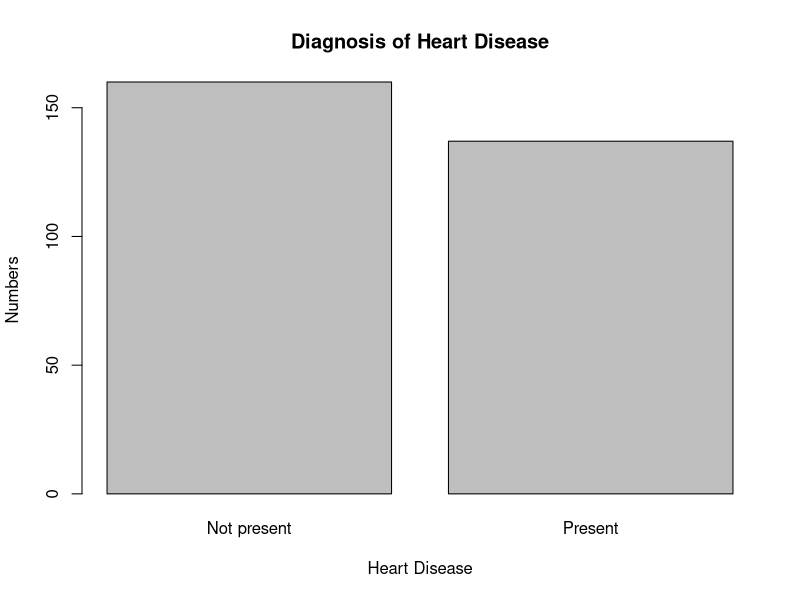
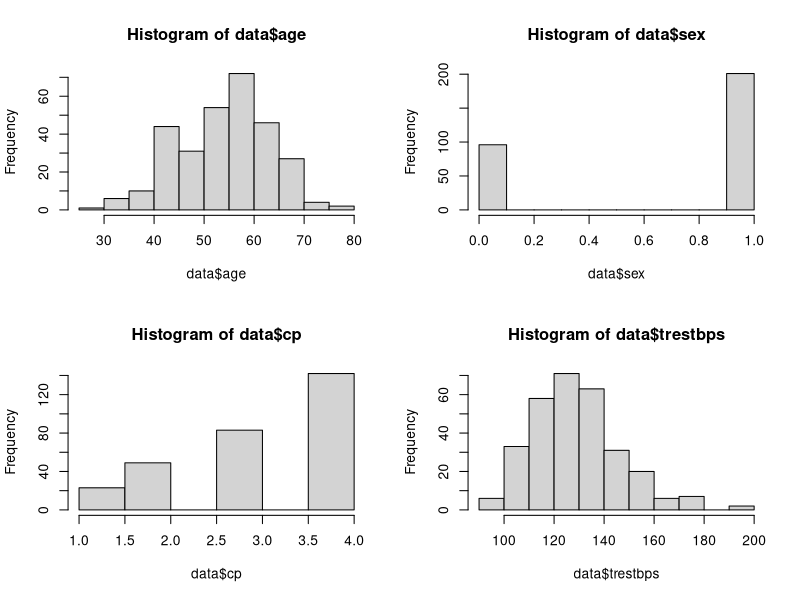
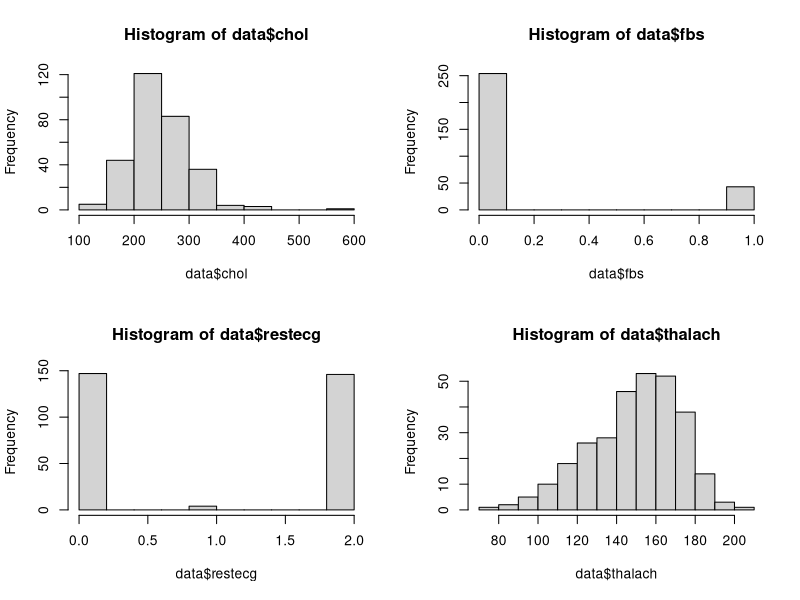
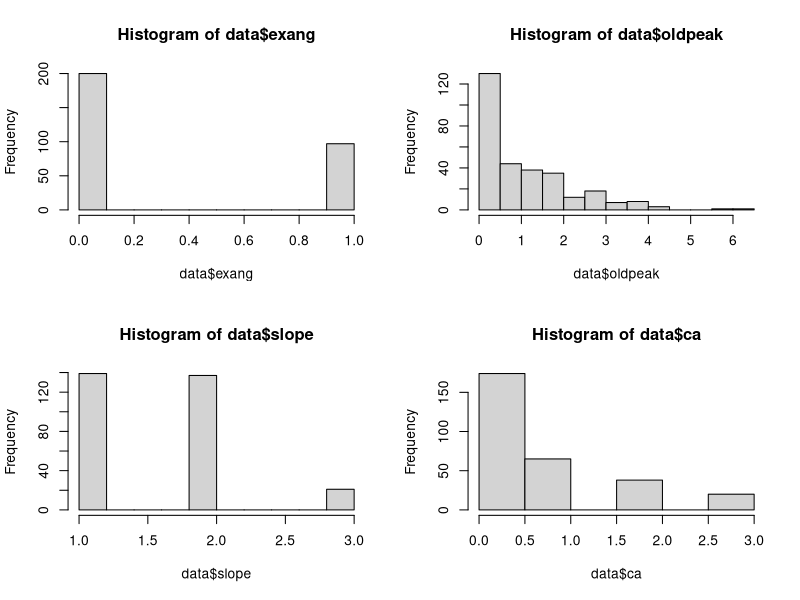
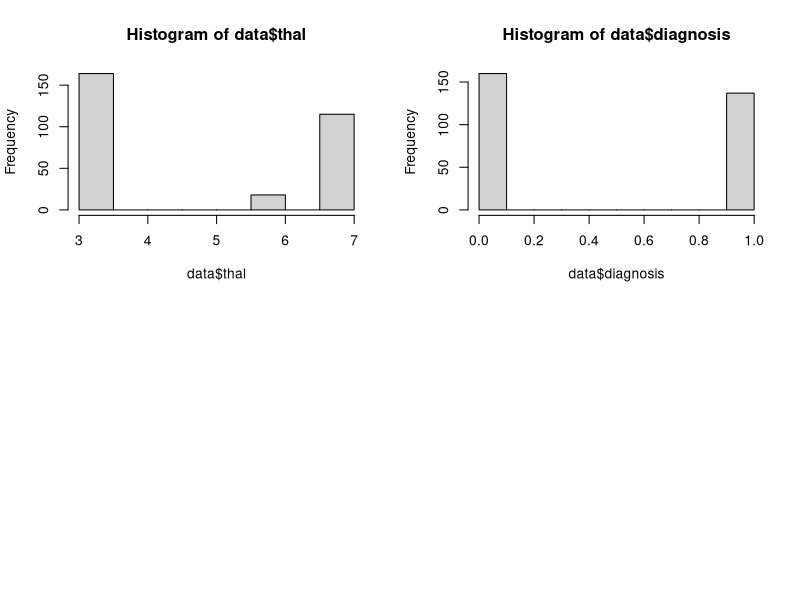
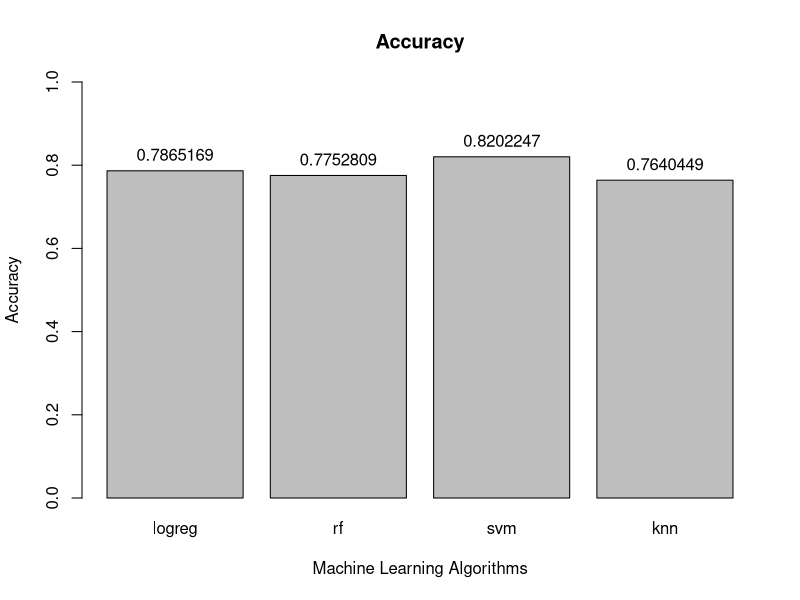

Generate these figures, in order, with R:
################################################################################
## COMPARISON STUDY OF MACHINE LEARNING: ANALYSIS OF HEART DISEASE PREDICTION ##
################################################################################

# Load libraries
library(caret)
library(pROC)
library(randomForest)
library(e1071)
library(Metrics)

# Load the dataset
data <- read.csv("processed.cleveland.data.csv", header = FALSE)

# Attach data
attach(data)

# Name the columns
names(data) <-  c("age","sex","cp","trestbps","chol","fbs","restecg","thalach","exang","oldpeak","slope","ca","thal","diagnosis")

# The number of healthy people and sick people in the dataset
sum(data$diagnosis == 0)
sum(data$diagnosis >= 1)

# View the dataset
View(data)

# Show rows and columns in the data
dim(data)

# Calculate the value of missing values in the dataset
sum(is.na(data))

# Ignore NA
data <- na.omit(data)
sum(is.na(data))

# Barplot of diagnosis of heart disease
par(mfrow=c(1,1))
data$diagnosis[data$diagnosis  > 0] <- 1
barplot(table(data$diagnosis), names = c("Not present", "Present"),main = "Diagnosis of Heart Disease", xlab = "Heart Disease", ylab = "Numbers")

# Histogram of Raw data for each variables
par(mfrow=c(2,2))
hist(data$age)
hist(data$sex)
hist(data$cp)
hist(data$trestbps)
hist(data$chol)
hist(data$fbs)
hist(data$restecg)
hist(data$thalach)
hist(data$exang)
hist(data$oldpeak)
hist(data$slope)
hist(data$ca)
hist(data$thal)
hist(data$diagnosis)

# Preprocess data
data$diagnosis <- as.character(data$diagnosis)
data$diagnosis[which(data$diagnosis == "0")] <- "healthy"
data$diagnosis[which(data$diagnosis == "1")] <- "sick"

# Training and Testing data for Validation
set.seed(10)
inTrainRows <- createDataPartition(as.factor(data$diagnosis), p = 0.7, list = FALSE)
trainData <- data[inTrainRows,]
testData <-  data[-inTrainRows,]
nrow(trainData)/(nrow(testData) + nrow(trainData)) # Checking whether really 70%
fitControl <- trainControl(method = "repeatedcv", number = 10,  repeats = 3, classProbs = TRUE, summaryFunction = twoClassSummary)
metric <- "Accuracy"

# View training data and testing data rows and columns
dim(trainData);dim(testData);

# Accuracy
Accuracy = list()

# Logistic regression
set.seed(10)
logRegModel <- train(as.factor(diagnosis) ~., data = trainData, method = 'glm', family = 'binomial', trControl = fitControl, preProcess = c("center","scale"), tuneLength = 10, metric = metric)
logRegPrediction <- predict(logRegModel, testData)
logRegConfMat <- confusionMatrix(logRegPrediction, factor(testData$diagnosis))
Accuracy$logReg <- logRegConfMat$overall['Accuracy']                                 

# Random Forest
set.seed(10)
RFModel <- randomForest(as.factor(diagnosis) ~., data = trainData, importance = TRUE, ntree = 2000, trControl = fitControl, preProcess = c("center","scale"), tuneLength = 10, metric = metric)
RFPrediction <- predict(RFModel, testData)
RFConfMat <- confusionMatrix(RFPrediction, factor(testData$diagnosis))
Accuracy$RF <- RFConfMat$overall['Accuracy']

# Support Vector Machine
set.seed(10)
svmModel <- svm(as.factor(diagnosis) ~., data = trainData, method = "svmRadial", trControl  =  fitControl, preProcess = c("center","scale"), tuneLength = 10, metric = metric)
svmPrediction <- predict(svmModel, testData)
svmConfMat <- confusionMatrix(svmPrediction, as.factor(testData$diagnosis))
Accuracy$svm <- svmConfMat$overall['Accuracy']

# K-Nearest Neighbors
set.seed(10)
knnModel <- train(as.factor(diagnosis) ~., data = trainData, method = "knn", trControl = fitControl, preProcess = c("center","scale"), tuneLength = 10, metric = metric)
knnPrediction <- predict(knnModel, testData)
knnConfMat <- confusionMatrix(knnPrediction, as.factor(testData$diagnosis))
Accuracy$knn <- knnConfMat$overall['Accuracy']

# Accuracy Table
row.names <- names(Accuracy)
col.names <- c("Accuracy")
AccuTable <- as.data.frame(matrix(Accuracy, nrow = 4, ncol = 1))
dimnames(AccuTable) <- list(row.names, col.names)
AccuTable

# Plot the Accuracy Barplot
par(mfrow=c(1,1))
Accu <- c(0.7865169, 0.7752809, 0.8202247, 0.7640449)
names(Accu) <- c("logreg", "rf", "svm", "knn")
plot <- barplot(Accu, main = "Accuracy", xlab = "Machine Learning Algorithms", ylab = "Accuracy", ylim = range(0:1))
text(x = plot, y = Accu, labels = Accu, pos = 3)

# Confusion Matrix and Statistics
logRegConfMat
RFConfMat
svmConfMat
knnConfMat

# Detach data
detach(data)
